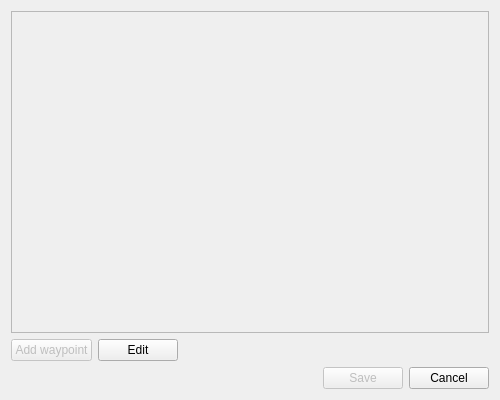
<?xml version="1.0" encoding="UTF-8"?>
<ui version="4.0">
 <class>CreateRouteDialogBase</class>
 <widget class="QDialog" name="CreateRouteDialogBase">
  <property name="windowModality">
   <enum>Qt::ApplicationModal</enum>
  </property>
  <property name="geometry">
   <rect>
    <x>0</x>
    <y>0</y>
    <width>500</width>
    <height>400</height>
   </rect>
  </property>
  <property name="sizePolicy">
   <sizepolicy hsizetype="Fixed" vsizetype="Fixed">
    <horstretch>0</horstretch>
    <verstretch>0</verstretch>
   </sizepolicy>
  </property>
  <property name="windowTitle">
   <string>Dialog</string>
  </property>
  <layout class="QVBoxLayout" name="verticalLayout">
   <item>
    <widget class="QScrollArea" name="ui_scroll_area">
     <property name="widgetResizable">
      <bool>true</bool>
     </property>
     <widget class="QWidget" name="ui_waypoint_items_list">
      <property name="geometry">
       <rect>
        <x>0</x>
        <y>0</y>
        <width>476</width>
        <height>300</height>
       </rect>
      </property>
      <layout class="QVBoxLayout" name="ui_waypoint_items_list_layout">
       <item>
        <widget class="WaypointListItem" name="ui_start_point" native="true"/>
       </item>
       <item>
        <widget class="WaypointListItem" name="ui_end_point" native="true"/>
       </item>
       <item>
        <spacer name="ui_spacer">
         <property name="orientation">
          <enum>Qt::Vertical</enum>
         </property>
         <property name="sizeHint" stdset="0">
          <size>
           <width>20</width>
           <height>114</height>
          </size>
         </property>
        </spacer>
       </item>
      </layout>
     </widget>
    </widget>
   </item>
   <item>
    <layout class="QHBoxLayout" name="ui_add_waypoint_layout">
     <item>
      <widget class="QPushButton" name="ui_add_waypoint_button">
       <property name="enabled">
        <bool>false</bool>
       </property>
       <property name="text">
        <string>Add waypoint</string>
       </property>
      </widget>
     </item>
     <item>
      <widget class="QPushButton" name="ui_edit">
       <property name="text">
        <string>Edit</string>
       </property>
      </widget>
     </item>
     <item>
      <spacer name="ui_add_waypoint_spacer">
       <property name="orientation">
        <enum>Qt::Horizontal</enum>
       </property>
       <property name="sizeHint" stdset="0">
        <size>
         <width>40</width>
         <height>20</height>
        </size>
       </property>
      </spacer>
     </item>
    </layout>
   </item>
   <item>
    <layout class="QHBoxLayout" name="ui_button_box_layout">
     <item>
      <spacer name="ui_button_box_spacer">
       <property name="orientation">
        <enum>Qt::Horizontal</enum>
       </property>
       <property name="sizeHint" stdset="0">
        <size>
         <width>40</width>
         <height>20</height>
        </size>
       </property>
      </spacer>
     </item>
     <item>
      <widget class="QPushButton" name="ui_save_button">
       <property name="enabled">
        <bool>false</bool>
       </property>
       <property name="toolTip">
        <string notr="true" extracomment="Cannot save route with less than 2 elements"/>
       </property>
       <property name="text">
        <string>Save</string>
       </property>
      </widget>
     </item>
     <item>
      <widget class="QPushButton" name="ui_cancel_button">
       <property name="text">
        <string>Cancel</string>
       </property>
      </widget>
     </item>
    </layout>
   </item>
  </layout>
 </widget>
 <customwidgets>
  <customwidget>
   <class>WaypointListItem</class>
   <extends>QWidget</extends>
   <header>WaypointListItem.h</header>
   <container>1</container>
  </customwidget>
 </customwidgets>
 <resources/>
 <connections/>
</ui>
